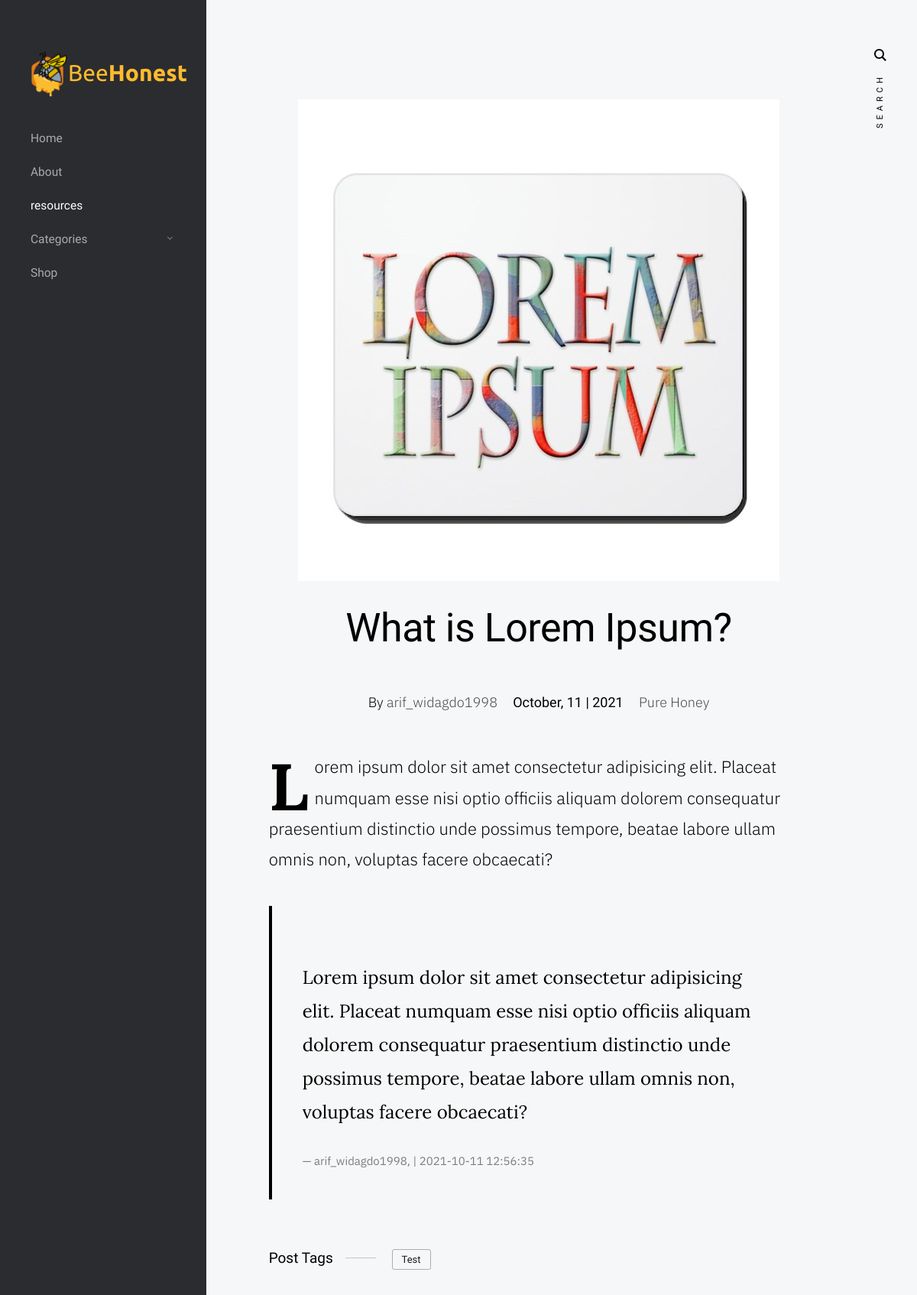
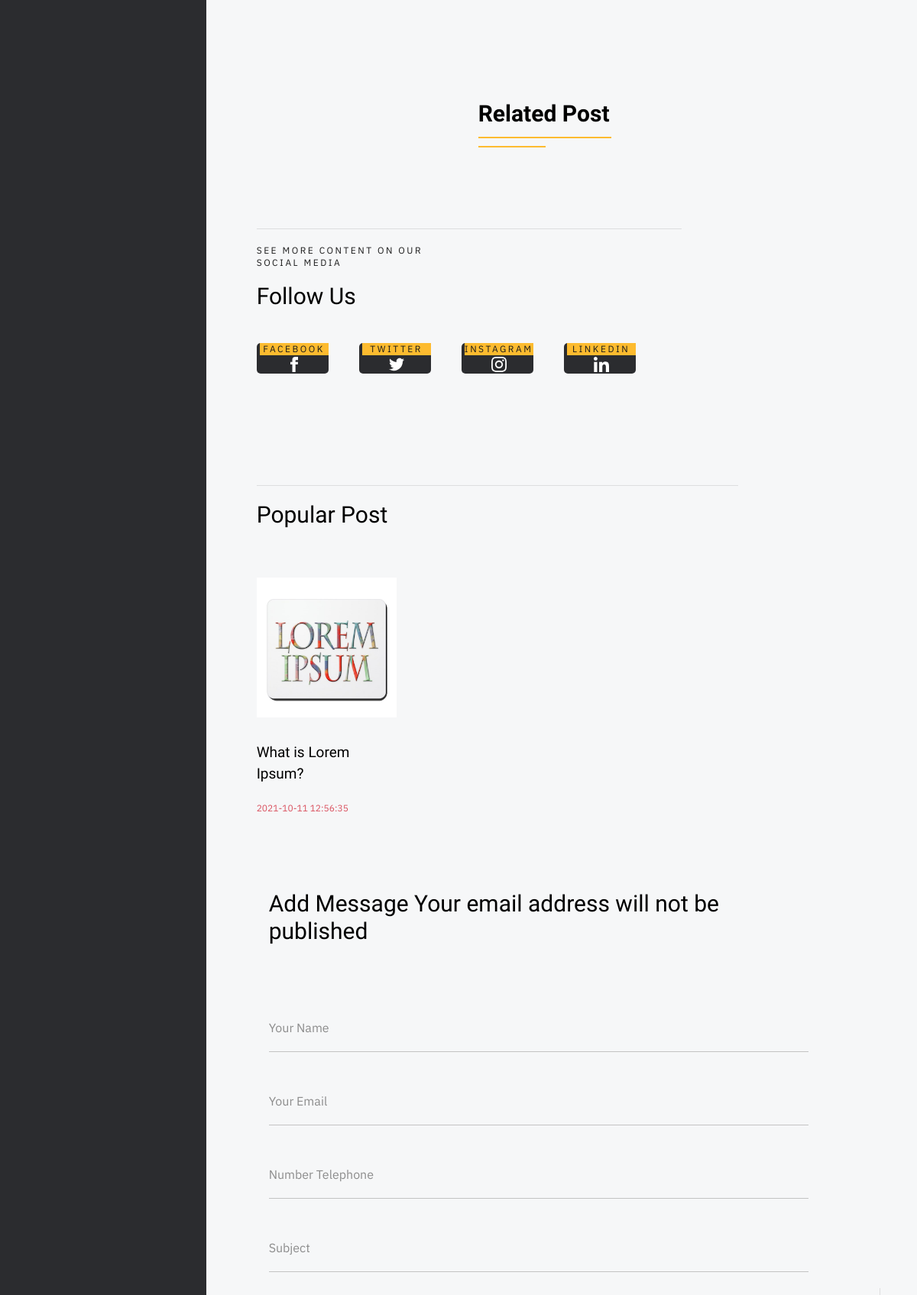
The app's page /singlepage?id=59 (upper part) with its own data (2 pictures, top to bottom).
### tables this page shows
CREATE TABLE `blog` (
  `id` int(3) NOT NULL,
  `cat_id` int(3) NOT NULL,
  `title` varchar(255) NOT NULL,
  `content` text NOT NULL,
  `tag` text NOT NULL,
  `admin` varchar(100) NOT NULL,
  `status` tinyint(1) NOT NULL,
  `rate` tinyint(2) NOT NULL,
  `image` varchar(255) NOT NULL,
  `date` timestamp NOT NULL DEFAULT current_timestamp(),
  `quote` text NOT NULL
);

CREATE TABLE `categories` (
  `id` int(2) NOT NULL,
  `category_name` varchar(100) NOT NULL,
  `status` tinyint(2) NOT NULL,
  `create_time` timestamp NOT NULL DEFAULT current_timestamp(),
  `admin_name` varchar(70) NOT NULL
);

### app/classes/Database.php (called while the page is built, shortened)
<?php
class Database{
    public static function db()
    {
        $link = mysqli_connect('localhost','root','','beehonest2');
        return $link;
    }
}

### app/classes/post.php (called while the page is built, shortened)
<?php
class Post
{
    public  static  function showPopulerlPost(){
        $sql = "SELECT blog.*, categories.category_name FROM blog INNER JOIN categories ON blog.cat_id = categories.id WHERE blog.rate = 1 ORDER BY id DESC ";
        $result = mysqli_query(Database::db(),$sql);
        if($result){
            return $result;
        }else{
            return false;
        }
    }
    public static   function singlePost($id){
        $sql = "SELECT blog.*,categories.category_name  FROM blog INNER JOIN categories ON blog.cat_id = categories.id WHERE blog.id = $id ";
        $result = mysqli_query(Database::db(),$sql);
        if($result){
            return $result;
        }else{
            return false;
        }
    }
}

### singlepage.php (the view, shortened to what this page needs)
<?php require_once 'header-blog.php';
require_once('20=gili=trawangan/Api/koneksi.php');
?>
<body>
    <div id="top" class="s-wrap site-wrapper">
       <div class="s-content content">
            <main class="row content__page">
            <?php
            if(isset($_GET['id'])){
                $id = $_GET['id'];
                $postOb = Post::singlePost($id);
                $postData = mysqli_fetch_assoc($postOb);
            ?>
                <article class="column large-full entry format-gallery">
                   <a href="uploads/<?= $postData['image']?>" data-lity class="entry__thumb-link" >
                        <img src="uploads/<?= $postData['image']  ?>" style="display: block; margin-left: auto; margin-right: auto;"
                        sizes="(max-width: 2000px) 100vw, 2000px" alt="Beehonest">
                    </a>
                    <div class="content__page-header entry__header">
                        <h1 class="display-1 entry__title">
                        <?= $postData['title'] ?>
                        </h1>
                        <ul class="entry__header-meta">
                            <li class="author">By <a href="#0"><?= $postData['admin'] ?></a></li>
                            <li class="date">
                                <?php
                        $infoDate = substr($postData['date'],0,10);
                        $getTanggal = $infoDate;
                        $pecahTanggal = explode("-", $getTanggal);
                        $bulan = $pecahTanggal[1];
                        $tahun = $pecahTanggal[0];
                        $tanggal = $pecahTanggal[2];
                        if ($bulan == "01") {
                            echo "<h5 = class'date'>January, ".$tanggal." | ".$tahun."</h5>";
                        } else if ($bulan == "02"){
                            echo "<h5 = class'date'>February, ".$tanggal." | ".$tahun."</h5>";
                        }else if ($bulan == "03"){
                            echo "<h5 = class'date'>March, ".$tanggal." | ".$tahun."</h5>";
                        } else if($bulan == "04"){
                           echo "<h5 = class'date'>April, ".$tanggal." | ".$tahun."</h5>";
                        } else if ($bulan == "05"){
                           echo "<h5 = class'date'>May, ".$tanggal." | ".$tahun."</h5>";
                        } else if ($bulan == "06"){
                           echo "<h5 = class'date'>June, ".$tanggal." | ".$tahun."</h5>";
                        } else if ($bulan == "07"){
                           echo "<h5 = class'date'>July, ".$tanggal." | ".$tahun."</h5>";
                        } else if ($bulan == "08"){
                           echo "<h5 = class'date'>August, ".$tanggal." | ".$tahun."</h5>";
                        }else if ($bulan == "09"){
                            echo "<h5 = class'date'>September, ".$tanggal." | ".$tahun."</h5>";
                        }else if ($bulan == "10"){
                            echo "<h5 = class'date'>October, ".$tanggal." | ".$tahun."</h5>";
                        }else if ($bulan == "11"){
                            echo "<h5 = class'date'>November, ".$tanggal." | ".$tahun."</h5>";
                        }else if ($bulan == "12"){
                            echo "<h5 = class'date'>December, ".$tanggal." | ".$tahun."</h5>";
                        }
                    ?>
                    </li>
                        <li class="cat-links">
                            <a href="#0"><?= $postData['category_name'] ?></a>
                        </li>
                        </ul>
                    </div>
                    <div class="entry__content">
                        <p class="lead drop-cap">
                        <?= $postData['content'] ?>
                        </p>
                        <blockquote>
                            <p>
                            <?= $postData['quote'] ?>
                             </p>
                            <cite><?= $postData['admin'] ?>, | <?=$getTanggal = $postData['date'];?></cite>
                        </blockquote>
                        <p class="entry__tags">
                            <span>Post Tags</span>
                            <span class="entry__tag-list">
                                <a href="blog?id=<?= $postData['tag']?>"><?= $postData['tag'] ?></a>
                            </span>
                        </p>
                    </div>
                </article>
    <?php } ?>
    <div class="s-content">
        <h1 class="h2"  style="font-weight: 600;  text-transform: capitalize;"> Related Post</h1>
        <hr style="width: 50%; border: 1px solid; color: var(--skin-color);">
        <hr style="width: 100%; margin-top: -30px; top: 0; border: 1px solid; color: var(--skin-color);">
    </div>
           <div class="entry__pagenav">
                        <div class="entry__nav">
                            <div class="entry__prev">
                                <a >
                                    <span>See More Content on Our Social Media</span>
                                    Follow Us
                                </a>
                    <?php
                        $alamat=mysqli_fetch_array(mysqli_query($conn,"SELECT * from alamat "));
                        ?>
                    <ul class="header__social2">
                        <li class="ss-facebook">
                        <a href="<?php echo $alamat['fb'];?>">
                            <span class="screen-reader-text">Facebook</span>
                        </a>
                    </li>
                    <li class="ss-twitter ">
                        <a href="<?php echo $alamat['twitter'];?>">
                            <span class="screen-reader-text ">Twitter</span>
                        </a>
                    </li>
                    <li class="ss-instagram ">
                        <a href="<?php echo $alamat['ig'];?>">
                            <span class="screen-reader-text">Instagram</span>
                        </a>
                    </li>
                    <li class="ss-linkedin ">
                        <a href="<?php echo $alamat['linkedin'];?>">
                            <span class="screen-reader-text">LinkedIn</span>
                        </a>
                    </li>
                </ul>
                            </div>
                        </div>
                    </div>
<div class="entry__related">
                        <h3 class="h2">Popular Post</h3>
                        <ul class="related">
                             <?php
                        $populer = Post::showPopulerlPost();
                    while ($row1 = mysqli_fetch_assoc($populer)){
                        ?>
                            <li class="related__item">
                                <a href="singlepage?id=<?= $row1['id'] ?>" class="related__link">
                                    <img src="uploads/<?= $row1['image'] ?>" alt="" style="display: block; margin-left: auto; margin-right: auto;">
                                </a>
                                <h5 class="related__post-title"><a href="singlepage?id=<?= $row1['id'] ?>" style="color: #000;"><?= substr($row1['title'],0,40) ?></a></h5>
                                <a><small><?= $row1['date'] ?></small></a>
                            </li>
                            <?php } ?>
                        </ul>
                    </div>
                    <div class="column large-12 comment-respond">
                        <div id="respond">
                            <h3 class="h2">Add Message <span>Your email address will not be published</span></h3>
                            <form name="contactForm" id="contactForm" method="post" action="" autocomplete="off">
                                <fieldset>
                                    <div class="form-field">
                                        <input name="name" id="cName" class="full-width" placeholder="Your Name" value="" type="text">
                                    </div>
                                    <div class="form-field">
                                        <input name="email" id="cEmail" class="full-width" placeholder="Your Email" value="" type="text">
                                    </div>
                                    <div class="form-field">
                                        <input name="phone" id="cWebsite" class="full-width" placeholder="Number Telephone" value="" type="text">
                                    </div>
                                    <div class="form-field">
                                        <input name="subject" id="cWebsite" class="full-width" placeholder="Subject" value="" type="text">
                                    </div>
                                </fieldset>
                            </form>
                        </div>
                    </div>
                </div>
        </div>
</body>

### assets/css/base.css (style rules this page uses)
html { line-height: 1.15; -webkit-text-size-adjust: 100%; }
body { margin: 0; }
main { display: block; }
h1 { font-size: 2em; margin: 0.67em 0; }
hr { box-sizing: content-box; height: 0; overflow: visible; }
a { background-color: transparent; }
small { font-size: 80%; }
img { border-style: none; }
button, input, optgroup, select, textarea { font-family: inherit; font-size: 100%; line-height: 1.15; margin: 0; }
button, input { overflow: visible; }
fieldset { padding: 0.35em 0.75em 0.625em; }
html { font-size: 62.5%; box-sizing: border-box; }
*, *::before, *::after { box-sizing: inherit; }
body { font-weight: normal; line-height: 1; word-wrap: break-word; -moz-font-smoothing: grayscale; -moz-osx-font-smoothing: grayscale; -webkit-font-smoothing: antialiased; -webkit-overflow-scrolling: touch; -webkit-text-size-adjust: none; }
svg, img, video embed, iframe, object { max-width: 100%; height: auto; }
div, dl, dt, dd, ul, ol, li, h1, h2, h3, h4, h5, h6, pre, form, p, blockquote, th, td { margin: 0; padding: 0; }
p { font-size: inherit; text-rendering: optimizeLegibility; }
small { font-size: 60%; line-height: inherit; }
ol, ul { list-style: none; }
li { display: block; }
a { text-decoration: none; line-height: inherit; }
a img { border: none; }
fieldset { margin: 0; padding: 0; }
input[type="email"], input[type="number"], input[type="search"], input[type="text"], input[type="tel"], input[type="url"], input[type="password"], textarea { -webkit-appearance: none; -moz-appearance: none; appearance: none; }
.row { width: 89%; max-width: 1200px; margin: 0 auto; display: -ms-flexbox; display: -webkit-flex; display: flex; -webkit-flex-flow: row wrap; -ms-flex-flow: row wrap; flex-flow: row wrap; }
.column { -webkit-flex: 1 1 0%; -ms-flex: 1 1 0%; flex: 1 1 0%; padding: 0 20px; }
.large-12, .large-full { -webkit-flex: 0 0 100%; -ms-flex: 0 0 100%; flex: 0 0 100%; max-width: 100%; }
@media screen and (max-width:1200px) { .column { padding: 0 16px; } }
.full-width { width: 100%; }

### assets/css/skins/color-1.css (style rules this page uses)
:root { --skin-color:#FDBB2F; }

### records on screen
blog: image (picture), title "What is Lorem Ipsum?", admin "arif_widagdo1998", date "11", date "2021", categories.category_name "Pure Honey", content "Lorem ipsum dolor sit amet consectetur adipisicing elit. Placeat numquam esse nisi optio officiis aliquam dolorem consequatur praesentium distinctio unde possimus tempore, beatae labore ullam omnis non, voluptas facere obcaecati?", quote "Lorem ipsum dolor sit amet consectetur adipisicing elit. Placeat numquam esse nisi optio officiis aliquam dolorem consequatur praesentium distinctio unde possimus tempore, beatae labore ullam omnis non, voluptas facere obcaecati?", date "2021-10-11 12:56:35", tag "Test"
